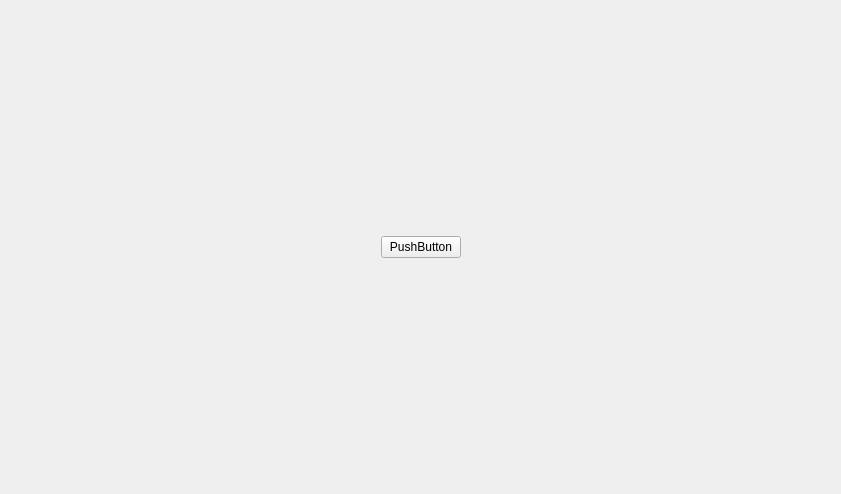
<?xml version="1.0" encoding="UTF-8"?>
<ui version="4.0">
 <class>MainWindow</class>
 <widget class="QMainWindow" name="MainWindow">
  <property name="geometry">
   <rect>
    <x>0</x>
    <y>0</y>
    <width>841</width>
    <height>494</height>
   </rect>
  </property>
  <property name="windowTitle">
   <string>MainWindow</string>
  </property>
  <widget class="QWidget" name="centralwidget">
   <layout class="QGridLayout" name="gridLayout_2">
    <item row="0" column="0">
     <spacer name="horizontalSpacer">
      <property name="orientation">
       <enum>Qt::Horizontal</enum>
      </property>
      <property name="sizeHint" stdset="0">
       <size>
        <width>40</width>
        <height>20</height>
       </size>
      </property>
     </spacer>
    </item>
    <item row="0" column="1">
     <widget class="QPushButton" name="pushButton">
      <property name="text">
       <string>PushButton</string>
      </property>
     </widget>
    </item>
    <item row="0" column="2">
     <spacer name="horizontalSpacer_2">
      <property name="orientation">
       <enum>Qt::Horizontal</enum>
      </property>
      <property name="sizeHint" stdset="0">
       <size>
        <width>40</width>
        <height>20</height>
       </size>
      </property>
     </spacer>
    </item>
   </layout>
  </widget>
 </widget>
 <resources/>
 <connections/>
</ui>
